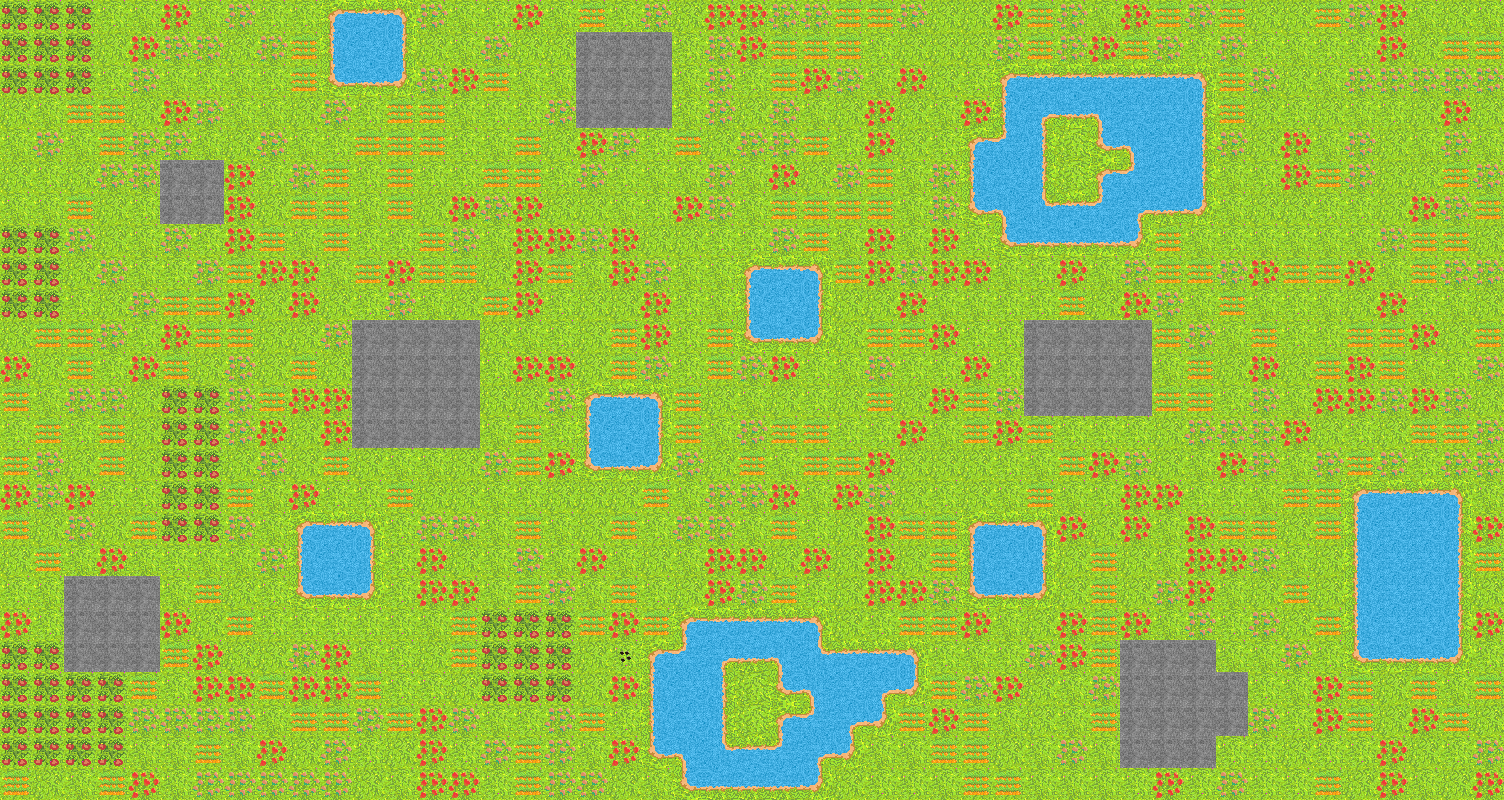

Tiled map render using the project's own tile images. Description and the whole map definition, tile-layer contents included, below:
An orthogonal 47x25 tile map with 32x32 px tiles, 2 tile layers (grass, nature).

<map version="1.2" tiledversion="1.2.0" orientation="orthogonal" renderorder="right-down" width="47" height="25" tilewidth="32" tileheight="32" infinite="0" nextlayerid="3" nextobjectid="1">
 <tileset firstgid="1" source="tileset3.tsx" />
 <layer id="1" name="grass" width="47" height="25">
  <data encoding="csv">
20,20,20,20,20,20,20,20,20,20,20,20,20,20,20,20,20,20,20,20,20,20,20,20,20,20,20,20,20,20,20,20,20,20,20,20,20,20,20,20,20,20,20,20,20,20,20,
20,20,20,20,20,20,20,20,20,20,20,20,20,20,20,20,20,20,20,20,20,20,20,20,20,20,20,20,20,20,20,20,20,20,20,20,20,20,20,20,20,20,20,20,20,20,20,
20,20,20,20,20,20,20,20,20,20,20,20,20,20,20,20,20,20,20,20,20,20,20,20,20,20,20,20,20,20,20,20,20,20,20,20,20,20,20,20,20,20,20,20,20,20,20,
20,20,20,20,20,20,20,20,20,20,20,20,20,20,20,20,20,20,20,20,20,20,20,20,20,20,20,20,20,20,20,20,20,20,20,20,20,20,20,20,20,20,20,20,20,20,20,
20,20,20,20,20,20,20,20,20,20,20,20,20,20,20,20,20,20,20,20,20,20,20,20,20,20,20,20,20,20,20,20,20,20,20,20,20,20,20,20,20,20,20,20,20,20,20,
20,20,20,20,20,20,20,20,20,20,20,20,20,20,20,20,20,20,20,20,20,20,20,20,20,20,20,20,20,20,20,20,20,20,20,20,20,20,20,20,20,20,20,20,20,20,20,
20,20,20,20,20,20,20,20,20,20,20,20,20,20,20,20,20,20,20,20,20,20,20,20,20,20,20,20,20,20,20,20,20,20,20,20,20,20,20,20,20,20,20,20,20,20,20,
20,20,20,20,20,20,20,20,20,20,20,20,20,20,20,20,20,20,20,20,20,20,20,20,20,20,20,20,20,20,20,20,20,20,20,20,20,20,20,20,20,20,20,20,20,20,20,
20,20,20,20,20,20,20,20,20,20,20,20,20,20,20,20,20,20,20,20,20,20,20,20,20,20,20,20,20,20,20,20,20,20,20,20,20,20,20,20,20,20,20,20,20,20,20,
20,20,20,20,20,20,20,20,20,20,20,20,20,20,20,20,20,20,20,20,20,20,20,20,20,20,20,20,20,20,20,20,20,20,20,20,20,20,20,20,20,20,20,20,20,20,20,
20,20,20,20,20,20,20,20,20,20,20,20,20,20,20,20,20,20,20,20,20,20,20,20,20,20,20,20,20,20,20,20,20,20,20,20,20,20,20,20,20,20,20,20,20,20,20,
20,20,20,20,20,20,20,20,20,20,20,20,20,20,20,20,20,20,20,20,20,20,20,20,20,20,20,20,20,20,20,20,20,20,20,20,20,20,20,20,20,20,20,20,20,20,20,
20,20,20,20,20,20,20,20,20,20,20,20,20,20,20,20,20,20,20,20,20,20,20,20,20,20,20,20,20,20,20,20,20,20,20,20,20,20,20,20,20,20,20,20,20,20,20,
20,20,20,20,20,20,20,20,20,20,20,20,20,20,20,20,20,20,20,20,20,20,20,20,20,20,20,20,20,20,20,20,20,20,20,20,20,20,20,20,20,20,20,20,20,20,20,
20,20,20,20,20,20,20,20,20,20,20,20,20,20,20,20,20,20,20,20,20,20,20,20,20,20,20,20,20,20,20,20,20,20,20,20,20,20,20,20,20,20,20,20,20,20,20,
20,20,20,20,20,20,20,20,20,20,20,20,20,20,20,20,20,20,20,20,20,20,20,20,20,20,20,20,20,20,20,20,20,20,20,20,20,20,20,20,20,20,20,20,20,20,20,
20,20,20,20,20,20,20,20,20,20,20,20,20,20,20,20,20,20,20,20,20,20,20,20,20,20,20,20,20,20,20,20,20,20,20,20,20,20,20,20,20,20,20,20,20,20,20,
20,20,20,20,20,20,20,20,20,20,20,20,20,20,20,20,20,20,20,20,20,20,20,20,20,20,20,20,20,20,20,20,20,20,20,20,20,20,20,20,20,20,20,20,20,20,20,
20,20,20,20,20,20,20,20,20,20,20,20,20,20,20,20,20,20,20,20,20,20,20,20,20,20,20,20,20,20,20,20,20,20,20,20,20,20,20,20,20,20,20,20,20,20,20,
20,20,20,20,20,20,20,20,20,20,20,20,20,20,20,20,20,20,20,20,20,20,20,20,20,20,20,20,20,20,20,20,20,20,20,20,20,20,20,20,20,20,20,20,20,20,20,
20,20,20,20,20,20,20,20,20,20,20,20,20,20,20,20,20,20,20,20,20,20,20,20,20,20,20,20,20,20,20,20,20,20,20,20,20,20,20,20,20,20,20,20,20,20,20,
20,20,20,20,20,20,20,20,20,20,20,20,20,20,20,20,20,20,20,20,20,20,20,20,20,20,20,20,20,20,20,20,20,20,20,20,20,20,20,20,20,20,20,20,20,20,20,
20,20,20,20,20,20,20,20,20,20,20,20,20,20,20,20,20,20,20,20,20,20,20,20,20,20,20,20,20,20,20,20,20,20,20,20,20,20,20,20,20,20,20,20,20,20,20,
20,20,20,20,20,20,20,20,20,20,20,20,20,20,20,20,20,20,20,20,20,20,20,20,20,20,20,20,20,20,20,20,20,20,20,20,20,20,20,20,20,20,20,20,20,20,20,
20,20,20,20,20,20,20,20,20,20,20,20,20,20,20,20,20,20,20,20,20,20,20,20,20,20,20,20,20,20,20,20,20,20,20,20,20,20,20,20,20,20,20,20,20,20,20
</data>
 </layer>
 <layer id="2" name="nature" width="47" height="25">
  <data encoding="csv">
69,69,69,20,81,84,81,83,20,20,7,8,9,83,81,20,84,81,114,20,83,26,84,84,83,83,114,114,83,26,26,84,114,83,81,84,114,83,114,26,26,114,83,84,81,26,81,
69,69,69,26,84,83,83,26,83,114,22,23,24,26,81,83,26,26,161,161,161,20,83,84,114,114,114,20,26,26,26,83,114,83,84,114,83,20,83,20,81,20,20,84,26,114,114,
69,69,69,20,83,81,20,81,20,114,37,38,39,83,84,114,81,81,161,161,161,81,83,20,114,84,83,81,84,26,20,7,8,8,8,8,8,9,114,83,26,81,83,83,83,83,83,
26,81,114,114,26,84,83,81,81,26,83,20,114,114,81,20,20,83,161,161,161,81,83,26,83,81,26,84,26,81,84,27,10,38,12,23,23,24,114,26,20,26,81,20,26,84,26,
81,83,81,114,83,83,81,26,83,81,20,114,114,114,20,81,114,26,84,83,20,114,26,83,83,114,20,84,26,20,7,42,24,164,37,12,23,24,83,26,84,81,83,26,81,83,81,
26,20,26,83,83,161,161,84,20,83,114,20,114,20,20,114,114,20,83,20,81,81,83,81,84,26,83,114,81,83,22,23,24,164,7,42,23,24,81,20,84,114,83,26,26,114,83,
81,81,114,26,20,161,161,84,26,114,114,81,114,26,84,83,84,26,26,81,20,84,83,81,114,114,114,114,81,83,37,12,40,8,42,10,11,39,81,26,26,20,20,26,84,83,114,
69,69,83,26,81,83,20,84,114,81,114,20,20,114,83,81,84,84,83,84,26,26,20,20,83,114,81,84,81,84,20,37,38,38,38,39,114,81,20,81,81,81,81,83,114,114,26,
69,69,26,83,81,20,83,114,84,84,81,114,84,114,114,26,84,114,81,84,83,81,81,7,8,9,114,84,83,84,84,81,20,84,81,83,114,114,83,84,114,114,84,81,114,83,83,
69,69,20,26,83,114,114,84,26,84,26,20,83,81,26,114,84,20,26,26,84,20,81,22,23,24,26,26,84,81,81,20,20,114,26,84,83,81,114,81,20,81,26,84,20,81,26,
26,114,114,83,20,84,114,114,26,26,83,161,161,161,161,26,81,20,26,114,84,20,114,37,38,39,26,114,114,84,20,20,161,161,161,161,114,83,81,114,20,20,114,114,84,26,114,
84,26,114,20,84,114,26,83,26,114,26,161,161,161,161,20,84,84,26,114,83,20,114,83,84,20,81,83,20,20,84,20,161,161,161,161,81,114,26,84,26,114,84,114,81,20,83,
114,81,83,83,26,69,69,83,114,84,84,161,161,161,161,26,26,83,7,8,9,114,26,81,26,20,26,114,26,84,114,83,161,161,161,161,114,114,20,83,81,84,84,83,84,83,26,
20,114,20,114,26,69,69,83,84,26,84,161,161,161,161,81,114,20,22,23,24,114,81,83,114,114,20,20,84,81,114,84,114,20,20,20,26,83,83,83,84,26,20,26,114,114,83,
114,83,26,114,26,69,69,26,83,26,114,26,81,81,26,83,114,84,37,38,39,83,26,114,81,114,114,84,26,26,26,20,81,114,84,83,26,81,84,83,81,83,114,83,20,83,83,
84,83,84,20,20,69,69,114,81,84,20,20,114,26,26,81,20,26,26,26,114,81,83,83,84,81,84,83,26,20,26,81,114,81,20,84,84,20,20,81,114,114,7,8,8,9,81,
114,26,83,26,114,69,69,83,81,7,8,9,20,83,83,81,114,81,26,114,20,83,83,81,114,20,26,84,114,114,7,8,9,84,26,84,81,84,114,114,26,114,22,23,23,24,84,
26,114,81,84,81,20,81,81,83,22,23,24,20,84,26,81,83,81,84,81,26,81,84,84,26,84,26,84,26,114,22,23,24,26,114,26,81,84,84,83,81,26,22,23,23,24,114,
20,81,161,161,161,81,114,26,20,37,38,39,20,84,84,81,114,83,81,114,20,26,84,83,114,20,26,84,84,83,37,38,39,26,114,26,83,84,81,26,114,26,22,23,23,24,26,
84,20,161,161,161,84,26,114,20,20,20,20,20,81,114,69,69,69,114,84,114,7,8,41,41,9,26,20,114,114,84,81,26,84,114,84,81,83,20,83,26,114,22,23,23,24,84,
69,69,161,161,161,114,84,26,26,83,84,81,20,26,114,69,69,69,26,102,7,42,10,11,12,40,41,41,9,20,81,20,83,84,114,161,161,161,81,81,83,20,37,38,38,39,20,
69,69,69,69,114,20,84,84,114,84,84,114,20,20,26,69,69,69,26,84,27,23,25,164,37,12,23,10,39,114,83,84,26,81,83,161,161,161,161,20,81,84,114,26,114,81,114,
69,69,69,69,83,83,83,83,81,114,114,83,114,84,83,81,20,83,114,20,27,23,25,164,7,42,10,39,114,84,114,81,26,81,114,161,161,161,161,83,20,84,114,26,84,114,26,
69,69,69,69,81,81,114,81,84,26,83,20,26,84,20,83,114,83,81,84,37,12,40,41,42,10,39,81,81,114,114,26,81,83,81,161,161,161,20,20,26,20,20,84,26,20,83,
114,26,81,114,84,81,83,83,83,83,83,26,81,84,84,20,114,83,83,26,81,37,11,11,11,39,26,20,20,81,114,114,81,81,81,20,84,20,83,20,20,114,26,84,81,26,84
</data>
 </layer>
</map>
